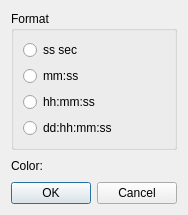
<?xml version="1.0" encoding="UTF-8"?>
<ui version="4.0">
 <class>PostTimeEditDialog</class>
 <widget class="QDialog" name="PostTimeEditDialog">
  <property name="geometry">
   <rect>
    <x>0</x>
    <y>0</y>
    <width>177</width>
    <height>195</height>
   </rect>
  </property>
  <property name="windowTitle">
   <string>Time Setting</string>
  </property>
  <layout class="QVBoxLayout" name="verticalLayout_2">
   <item>
    <widget class="QGroupBox" name="formatGroupBox">
     <property name="title">
      <string>Format</string>
     </property>
     <layout class="QVBoxLayout" name="verticalLayout">
      <item>
       <widget class="QRadioButton" name="secondRadioButton">
        <property name="text">
         <string>ss sec</string>
        </property>
       </widget>
      </item>
      <item>
       <widget class="QRadioButton" name="minuteSecondRadioButton">
        <property name="text">
         <string>mm:ss</string>
        </property>
       </widget>
      </item>
      <item>
       <widget class="QRadioButton" name="hourMinuteSecondRadioButton">
        <property name="text">
         <string>hh:mm:ss</string>
        </property>
       </widget>
      </item>
      <item>
       <widget class="QRadioButton" name="dayHourMinuteSecondRadioButton">
        <property name="text">
         <string>dd:hh:mm:ss</string>
        </property>
       </widget>
      </item>
     </layout>
    </widget>
   </item>
   <item>
    <layout class="QHBoxLayout" name="horizontalLayout">
     <item>
      <widget class="QLabel" name="colorLabel">
       <property name="text">
        <string>Color:</string>
       </property>
      </widget>
     </item>
     <item>
      <widget class="ColorEditWidget" name="colorWidget">
       <property name="text">
        <string/>
       </property>
      </widget>
     </item>
     <item>
      <spacer name="horizontalSpacer_3">
       <property name="orientation">
        <enum>Qt::Horizontal</enum>
       </property>
       <property name="sizeHint" stdset="0">
        <size>
         <width>40</width>
         <height>20</height>
        </size>
       </property>
      </spacer>
     </item>
    </layout>
   </item>
   <item>
    <spacer name="verticalSpacer">
     <property name="orientation">
      <enum>Qt::Vertical</enum>
     </property>
     <property name="sizeHint" stdset="0">
      <size>
       <width>20</width>
       <height>1</height>
      </size>
     </property>
    </spacer>
   </item>
   <item>
    <widget class="QDialogButtonBox" name="buttonBox">
     <property name="orientation">
      <enum>Qt::Horizontal</enum>
     </property>
     <property name="standardButtons">
      <set>QDialogButtonBox::Cancel|QDialogButtonBox::Ok</set>
     </property>
    </widget>
   </item>
  </layout>
 </widget>
 <customwidgets>
  <customwidget>
   <class>ColorEditWidget</class>
   <extends>QLabel</extends>
   <header>guibase/coloreditwidget.h</header>
   <container>1</container>
  </customwidget>
 </customwidgets>
 <resources/>
 <connections>
  <connection>
   <sender>buttonBox</sender>
   <signal>accepted()</signal>
   <receiver>PostTimeEditDialog</receiver>
   <slot>accept()</slot>
   <hints>
    <hint type="sourcelabel">
     <x>167</x>
     <y>225</y>
    </hint>
    <hint type="destinationlabel">
     <x>157</x>
     <y>180</y>
    </hint>
   </hints>
  </connection>
  <connection>
   <sender>buttonBox</sender>
   <signal>rejected()</signal>
   <receiver>PostTimeEditDialog</receiver>
   <slot>reject()</slot>
   <hints>
    <hint type="sourcelabel">
     <x>167</x>
     <y>225</y>
    </hint>
    <hint type="destinationlabel">
     <x>176</x>
     <y>180</y>
    </hint>
   </hints>
  </connection>
 </connections>
</ui>
